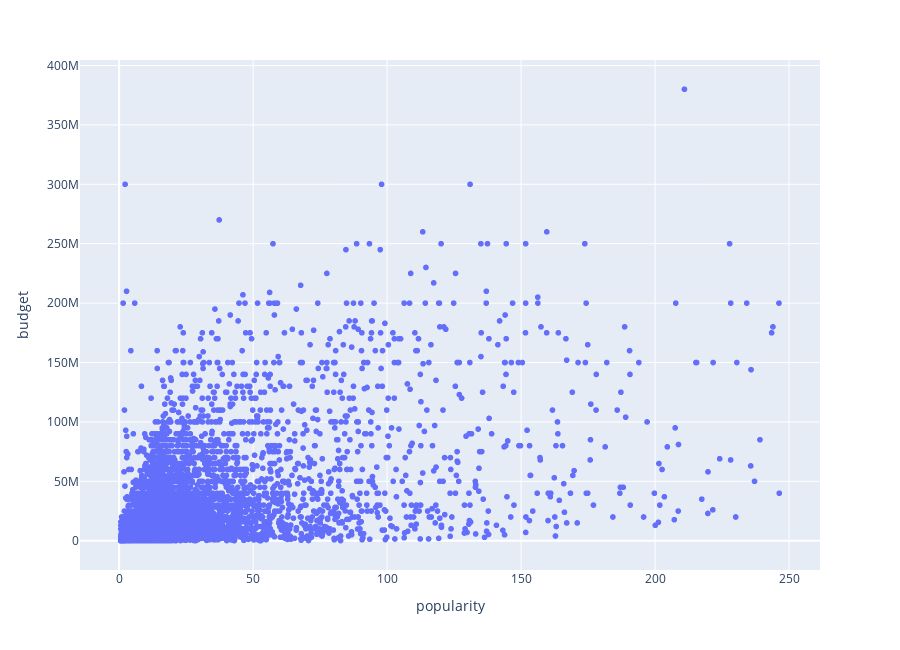

The code cell stored with this chart in its notebook:
### Code cell
data = removeOutliers(df, 'popularity')
fig = px.scatter(
    data,
    x = "popularity",
    y = 'budget',
    height=650,
    width=900
)

fig.show()

### Figure 1 — Plotly figure (JSON) as saved in the notebook; plotly's stock layout.template omitted (floating-point values rounded to 4 significant figures; data arrays with more than 128 entries replaced by an {"elided": "..."} marker saying what was removed)
{"data": [{"hovertemplate": "popularity=%{x}<br>budget=%{y}<extra></extra>", "legendgroup": "", "marker": {"color": "#636efa", "symbol": "circle"}, "mode": "markers", "name": "", "showlegend": false, "x": {"elided": "8489 float values"}, "xaxis": "x", "y": {"elided": "8489 int values"}, "yaxis": "y", "type": "scattergl"}], "layout": {"xaxis": {"anchor": "y", "domain": [0.0, 1.0], "title": {"text": "popularity"}}, "yaxis": {"anchor": "x", "domain": [0.0, 1.0], "title": {"text": "budget"}}, "legend": {"tracegroupgap": 0}, "margin": {"t": 60}, "height": 650, "width": 900}}
